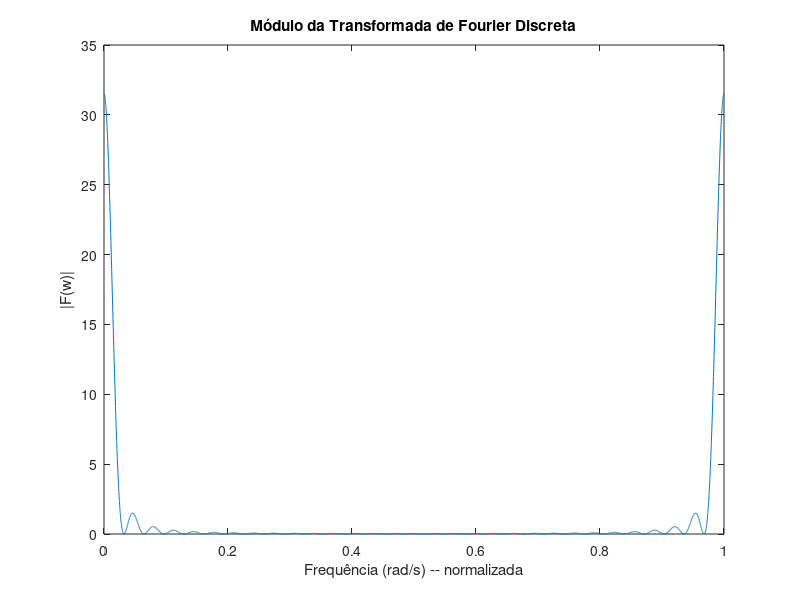

Reproduce this figure in MATLAB. (Note: this script raises an error after producing the figure.)
clear all; close all; clc;

% =========================================================================
% Análise do primeira transformada.
% ----------------------------------

% x  = [0.5 0.5];
% N  = 8192;
% w  = linspace(0, 1, N);
% y  = fft(x, N);
% 
% % Plotagem o módulo.
% plot(w, abs(y));
% title('Módulo da Transformada de Fourier Discreta');
% xlabel('Frequência (rad/s) -- normalizada');
% ylabel('|F(w)|');
% 
% % Plotagem da fase.
% figure;
% plot(w, phase(y));
% title('Fase da Transformada de Fourier Discreta');
% xlabel('Frequência (rad/s) -- normalizada');
% ylabel('|F(w)|');
% =========================================================================


% % =========================================================================
% % Seja uma sequência tal que haja 5 pulsos no sistema apenas, ou seja:
% % x  = [1 1 1 1 1 1];
% % N  = 8192;
% % w  = linspace(0, 1, N);
% % y  = fft(x, N);
% % 
% % % Plotagem o módulo.
% % plot(w, abs(y));
% % title('Módulo da Transformada de Fourier Discreta');
% % xlabel('Frequência (rad/s) -- normalizada');
% % ylabel('|F(w)|');
% % 
% % % Plotagem da fase.
% % figure;
% % plot(w, phase(y));
% % title('Fase da Transformada de Fourier Discreta');
% % xlabel('Frequência (rad/s) -- normalizada');
% % ylabel('Fase F(w)');
% % =========================================================================
% 
% 
% 
% % =========================================================================
% % Seja uma sequência tal que haja 5 pulsos no sistema apenas, ou seja:
% % % x  = [3 5 6 7 7 6 5 3]/42;
% % x  = linspace(1, 1, 101);
% % N  = 512;
% % w  = linspace(0, 1, N);
% % y  = fft(x, N);
% % 
% % % Plotagem o módulo.
% % plot(w, abs(y));
% % title('Módulo da Transformada de Fourier Discreta');
% % xlabel('Frequência (rad/s) -- normalizada');
% % ylabel('|F(w)|');
% % 
% % % Plotagem da fase.
% % figure;
% % plot(w, phase(y));
% % title('Fase da Transformada de Fourier Discreta');
% % xlabel('Frequência (rad/s) -- normalizada');
% % ylabel('Fase F(w)');
% % 
% % %  Filtros FIR -- Especificação em Magnitude (Decibel).
% % num = x;
% % den = 1;
% % H   = tf(num, den, 1);
% % figure;
% % bode(H, {0.1 100});
% % =========================================================================
% 
% 
% 
% % =========================================================================
% % 
% % Janelamento Retangular
% % 
% % =========================================================================
% % Seja uma sequência tal que haja 5 pulsos no sistema apenas, ou seja:
% % M  = 61;
% % for i = 1:(M+1)/2
% %    x(i) = 2*i/M; 
% % end
% % for i = ((M+1)/2 + 1):M
% %    x(i) = 2 - (2*i/M); 
% % end
% M  = 8;
% x  = linspace(1, 1, M);
% N  = 8192;
% w  = linspace(0, 1, N);
% y  = fft(x, N);
% 
% % Plotagem o módulo.
% plot(w, abs(y));
% title('Módulo da Transformada de Fourier Discreta');
% xlabel('Frequência (rad/s) -- normalizada');
% ylabel('|F(w)|');
% 
% % Plotagem da fase.
% figure;
% plot(w, phase(y));
% title('Fase da Transformada de Fourier Discreta');
% xlabel('Frequência (rad/s) -- normalizada');
% ylabel('Fase F(w)');
% 
% %  Filtros FIR -- Especificação em Magnitude (Decibel).
% num = x;
% den = 1;
% H   = tf(num, den, 1);
% figure;
% bode(H, {0 1000});
% % figure;
% % W = linspace(0, pi, max(size(y)));
% % plot(W, 20*log10(abs(y)));



% =========================================================================
% 
% Janelamento Triangular ou de Barlett.
% 
% =========================================================================
% Seja uma sequência tal que haja 5 pulsos no sistema apenas, ou seja:
M  = 61;
for i = 0:(M+1)/2
   x(i+1) = 2*i/M; 
end
x1 = flip(x);
x1 = x1(2:end);
x  = [x x1];
clear x1;
N  = 8192;
w  = linspace(0, 1, N);
y  = fft(x, N);

% Plotagem o módulo.
plot(w, abs(y));
title('Módulo da Transformada de Fourier Discreta');
xlabel('Frequência (rad/s) -- normalizada');
ylabel('|F(w)|');

% Plotagem da fase.
figure;
plot(w, phase(y));
title('Fase da Transformada de Fourier Discreta');
xlabel('Frequência (rad/s) -- normalizada');
ylabel('Fase F(w)');

%  Filtros FIR -- Especificação em Magnitude (Decibel).
num = x;
den = 1;
H   = tf(num, den, 0.5);
figure;
bode(H, {0 1000});


% % =========================================================================
% % 
% % Janelamento Hanning
% % 
% % =========================================================================
% % Seja uma sequência tal que haja 5 pulsos no sistema apenas, ou seja:
% M  = 61;
% for i = 0:M
%    h(i+1) = 0.5 - 0.5*cos(2*pi*i/M); 
% end
% N  = 8192;
% w  = linspace(0, 1, N);
% y  = fft(h, N);
% 
% % Plotagem o módulo.
% plot(w, abs(y));
% title('Módulo da Transformada de Fourier Discreta');
% xlabel('Frequência (rad/s) -- normalizada');
% ylabel('|F(w)|');
% 
% % Plotagem da fase.
% figure;
% plot(w, phase(y));
% title('Fase da Transformada de Fourier Discreta');
% xlabel('Frequência (rad/s) -- normalizada');
% ylabel('Fase F(w)');
% 
% %  Filtros FIR -- Especificação em Magnitude (Decibel).
% num = h;
% den = 1;
% H   = tf(num, den, 1);
% figure;
% bode(H, {0 1000});
